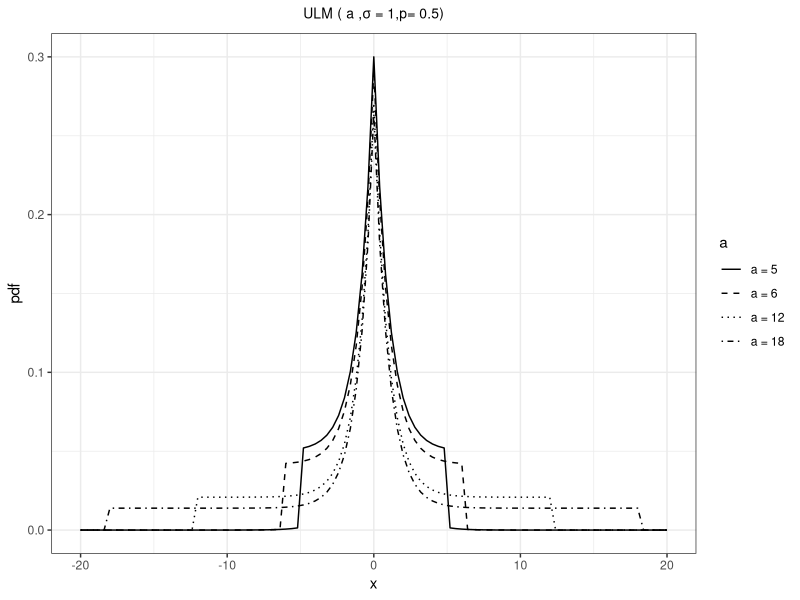
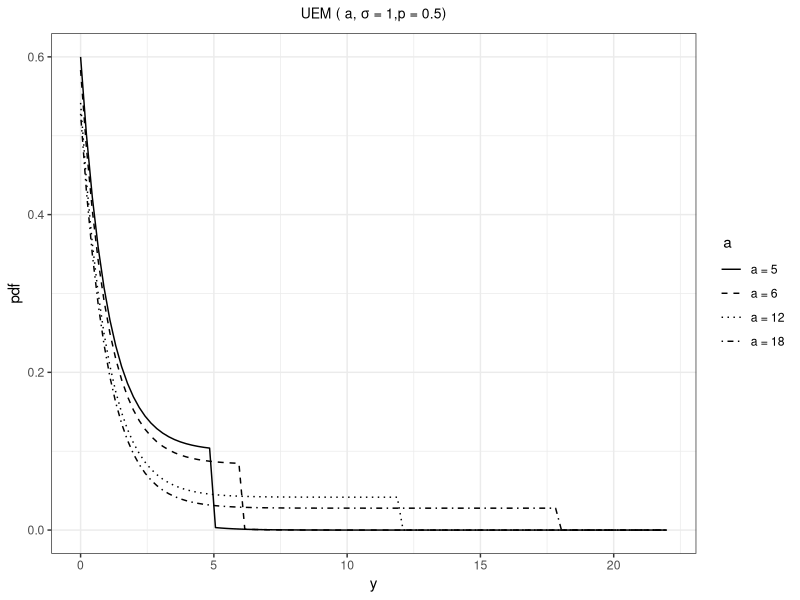

Write R code to recreate these figures, in order.
library(ggplot2)
library(rmutil)


#cbPalette <- c("#999999", "#E69F00", "#56B4E9", "#009E73")

## Uniform-Laplace Mixture##

p  <- 0.5

l1 <- function(x) p*dunif(x,-5,5) +(1-p)*dlaplace(x,0,1)
l2 <- function(x) p*dunif(x,-6,6)+(1-p)*dlaplace(x,0,1)
l3 <- function(x) p*dunif(x,-12,12)+(1-p)*dlaplace(x,0,1)
l4 <- function(x) p*dunif(x,-18,18)+(1-p)*dlaplace(x,0,1)

ggplot2::ggplot(data.frame(x = c(-20, 20)), aes(x)) +theme_bw()+
              stat_function(fun=l1, aes(linetype = "l1" ))+
              stat_function(fun=l2,aes(  linetype = "l2"))+
              stat_function(fun = l3,aes( linetype = "l3"))+
              stat_function(fun = l4,aes( linetype = "l4"))+
              scale_linetype_manual(values=c("solid", "dashed", "dotted", "dotdash"),name="a",label = c("a = 5", "a = 6", "a = 12","a = 18"))+
               xlab("x")+ylab("pdf")+
              ggtitle(expression(paste("ULM ( ", a, " ,", sigma, " = 1,",p,"= 0.5)")))+
              theme(plot.title = element_text(size = 10,hjust = 0.5))+
              guides(fill = guide_legend(override.aes = list(color = NA)),color = FALSE)
            
            

##Uniform exponential Mixture##

g1 <- function(x) p*dunif(x,0,5) +(1-p)*dexp(x,1)
g2 <- function(x) p*dunif(x,0,6)+(1-p)*dexp(x,1)
g3 <- function(x) p*dunif(x,0,12)+(1-p)*dexp(x,1)
g4 <- function(x) p*dunif(x,0,18)+(1-p)*dexp(x,1)

 ggplot(data.frame(x=c(0, 22)), aes(x)) +theme_bw()+
  stat_function(fun=g1, aes(linetype = "g1"))+
  stat_function(fun=g2,aes(linetype = "g2"))+
  stat_function(fun = g3,aes( linetype = "g3"))+
  stat_function(fun = g4,aes( linetype = "g4"))+
  scale_linetype_manual(values=c("solid", "dashed", "dotted", "dotdash"), name=" a",label = c("a = 5", "a = 6", "a = 12", "a = 18"))+
  xlab("y")+ylab("pdf")+ggtitle(expression(paste("UEM ( ", a, ", ", sigma,
                                                 " = 1,", p," = 0.5)")))+
  theme(plot.title = element_text(size = 10, hjust = 0.5))
